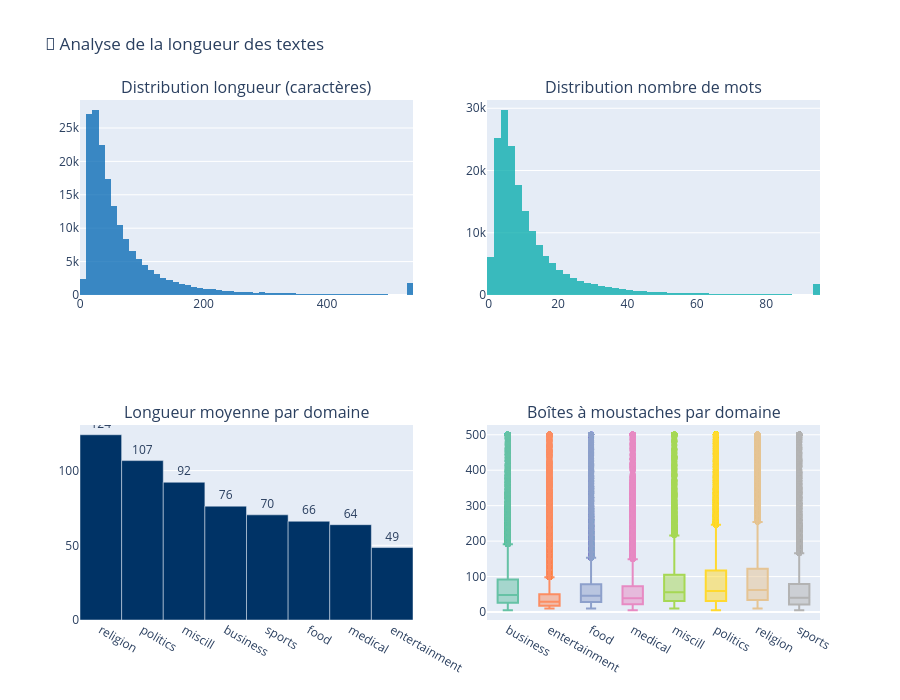

Write notebook code for a chart like this one.
### Markdown cell above
---
## 📏 4. Analyse de la Longueur des Textes

### Code cell
fig = make_subplots(
    rows=2, cols=2,
    subplot_titles=(
        'Distribution longueur (caractères)',
        'Distribution nombre de mots',
        'Longueur moyenne par domaine',
        'Boîtes à moustaches par domaine'
    )
)

# Histogramme longueur
fig.add_trace(
    go.Histogram(
        x=df['text_length'].clip(upper=df['text_length'].quantile(0.99)),
        nbinsx=60,
        marker_color='#0066B3',
        opacity=0.75,
        name='Longueur (chars)',
        hovertemplate='%{x} caractères<br>%{y} textes<extra></extra>'
    ), row=1, col=1
)

# Histogramme mots
fig.add_trace(
    go.Histogram(
        x=df['word_count'].clip(upper=df['word_count'].quantile(0.99)),
        nbinsx=50,
        marker_color='#00AAAA',
        opacity=0.75,
        name='Nb mots',
        hovertemplate='%{x} mots<br>%{y} textes<extra></extra>'
    ), row=1, col=2
)

# Longueur moy par domaine
avg_by_domain = df.groupby('domain')['text_length'].mean().sort_values(ascending=False)
fig.add_trace(
    go.Bar(
        x=avg_by_domain.index,
        y=avg_by_domain.values.round(1),
        marker_color='#003366',
        text=avg_by_domain.values.round(0).astype(int),
        textposition='outside',
        name='Moy. longueur',
        hovertemplate='<b>%{x}</b><br>Moy: %{y:.0f} chars<extra></extra>'
    ), row=2, col=1
)

# Boxplots par domaine
for i, domain in enumerate(df['domain'].unique()):
    subset = df[df['domain'] == domain]['text_length'].clip(upper=500)
    fig.add_trace(
        go.Box(
            y=subset,
            name=domain,
            marker_color=PALETTE[i % len(PALETTE)],
            showlegend=False,
            hovertemplate='<b>%{x}</b><br>%{y} chars<extra></extra>'
        ), row=2, col=2
    )

fig.update_layout(
    title='📏 Analyse de la longueur des textes',
    height=700,
    showlegend=False,
    paper_bgcolor='white'
)
fig.show()

### Figure 1 — Plotly figure (JSON) as saved in the notebook; plotly's stock layout.template omitted (floating-point values rounded to 4 significant figures; data arrays with more than 128 entries replaced by an {"elided": "..."} marker saying what was removed)
{"data": [{"hovertemplate": "%{x} caractères<br>%{y} textes<extra></extra>", "marker": {"color": "#0066B3"}, "name": "Longueur (chars)", "nbinsx": 60, "opacity": 0.75, "type": "histogram", "x": {"elided": "175857 int values"}, "xaxis": "x", "yaxis": "y"}, {"hovertemplate": "%{x} mots<br>%{y} textes<extra></extra>", "marker": {"color": "#00AAAA"}, "name": "Nb mots", "nbinsx": 50, "opacity": 0.75, "type": "histogram", "x": {"elided": "175857 int values"}, "xaxis": "x2", "yaxis": "y2"}, {"hovertemplate": "<b>%{x}</b><br>Moy: %{y:.0f} chars<extra></extra>", "marker": {"color": "#003366"}, "name": "Moy. longueur", "text": [124, 107, 92, 76, 70, 66, 64, 49], "textposition": "outside", "type": "bar", "x": ["religion", "politics", "miscill", "business", "sports", "food", "medical", "entertainment"], "xaxis": "x3", "y": [124, 106.7, 92.2, 76.2, 70.4, 66.1, 63.8, 48.5], "yaxis": "y3"}, {"hovertemplate": "<b>%{x}</b><br>%{y} chars<extra></extra>", "marker": {"color": "rgb(102,194,165)"}, "name": "business", "showlegend": false, "type": "box", "xaxis": "x4", "y": {"elided": "19141 int values"}, "yaxis": "y4"}, {"hovertemplate": "<b>%{x}</b><br>%{y} chars<extra></extra>", "marker": {"color": "rgb(252,141,98)"}, "name": "entertainment", "showlegend": false, "type": "box", "xaxis": "x4", "y": {"elided": "35433 int values"}, "yaxis": "y4"}, {"hovertemplate": "<b>%{x}</b><br>%{y} chars<extra></extra>", "marker": {"color": "rgb(141,160,203)"}, "name": "food", "showlegend": false, "type": "box", "xaxis": "x4", "y": {"elided": "39019 int values"}, "yaxis": "y4"}, {"hovertemplate": "<b>%{x}</b><br>%{y} chars<extra></extra>", "marker": {"color": "rgb(231,138,195)"}, "name": "medical", "showlegend": false, "type": "box", "xaxis": "x4", "y": {"elided": "16299 int values"}, "yaxis": "y4"}, {"hovertemplate": "<b>%{x}</b><br>%{y} chars<extra></extra>", "marker": {"color": "rgb(166,216,84)"}, "name": "miscill", "showlegend": false, "type": "box", "xaxis": "x4", "y": {"elided": "4434 int values"}, "yaxis": "y4"}, {"hovertemplate": "<b>%{x}</b><br>%{y} chars<extra></extra>", "marker": {"color": "rgb(255,217,47)"}, "name": "politics", "showlegend": false, "type": "box", "xaxis": "x4", "y": {"elided": "32641 int values"}, "yaxis": "y4"}, {"hovertemplate": "<b>%{x}</b><br>%{y} chars<extra></extra>", "marker": {"color": "rgb(229,196,148)"}, "name": "religion", "showlegend": false, "type": "box", "xaxis": "x4", "y": {"elided": "16438 int values"}, "yaxis": "y4"}, {"hovertemplate": "<b>%{x}</b><br>%{y} chars<extra></extra>", "marker": {"color": "rgb(179,179,179)"}, "name": "sports", "showlegend": false, "type": "box", "xaxis": "x4", "y": {"elided": "12452 int values"}, "yaxis": "y4"}], "layout": {"annotations": [{"font": {"size": 16}, "showarrow": false, "text": "Distribution longueur (caractères)", "x": 0.225, "xanchor": "center", "xref": "paper", "y": 1, "yanchor": "bottom", "yref": "paper"}, {"font": {"size": 16}, "showarrow": false, "text": "Distribution nombre de mots", "x": 0.775, "xanchor": "center", "xref": "paper", "y": 1, "yanchor": "bottom", "yref": "paper"}, {"font": {"size": 16}, "showarrow": false, "text": "Longueur moyenne par domaine", "x": 0.225, "xanchor": "center", "xref": "paper", "y": 0.375, "yanchor": "bottom", "yref": "paper"}, {"font": {"size": 16}, "showarrow": false, "text": "Boîtes à moustaches par domaine", "x": 0.775, "xanchor": "center", "xref": "paper", "y": 0.375, "yanchor": "bottom", "yref": "paper"}], "height": 700, "paper_bgcolor": "white", "showlegend": false, "title": {"text": "📏 Analyse de la longueur des textes"}, "xaxis": {"anchor": "y", "domain": [0, 0.45]}, "xaxis2": {"anchor": "y2", "domain": [0.55, 1]}, "xaxis3": {"anchor": "y3", "domain": [0, 0.45]}, "xaxis4": {"anchor": "y4", "domain": [0.55, 1]}, "yaxis": {"anchor": "x", "domain": [0.625, 1]}, "yaxis2": {"anchor": "x2", "domain": [0.625, 1]}, "yaxis3": {"anchor": "x3", "domain": [0, 0.375]}, "yaxis4": {"anchor": "x4", "domain": [0, 0.375]}}}
